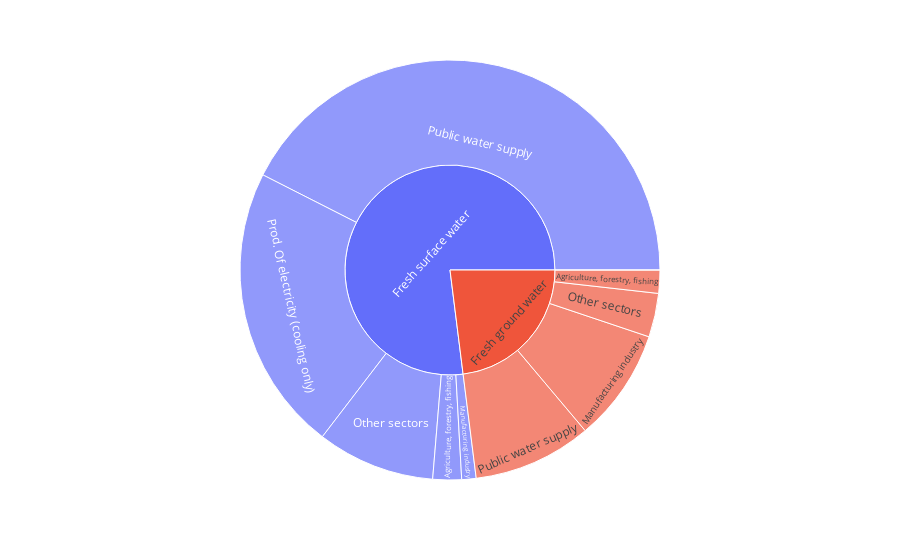

This figure's notebook cell:
### Code cell
import plotly.express as px
data_path = DATA_PATH+'Terrestrial_Domain/4.13AnthropogenicWaterUse/Figure4.26/'
data_csv = data_path + 'Figure4.26_data.csv'
df = pd.read_csv(data_csv, index_col=0)
pxFig = px.sunburst(df, path=['water_source','sector',], values='sum__annual__freshwater_abstraction')
pxFig.show()

### Figure 1 — Plotly figure (JSON) as saved in the notebook; plotly's stock layout.template omitted (floating-point values rounded to 4 significant figures)
{"data": [{"branchvalues": "total", "domain": {"x": [0, 1], "y": [0, 1]}, "hovertemplate": "labels=%{label}<br>sum__annual__freshwater_abstraction=%{value}<br>parent=%{parent}<br>id=%{id}<extra></extra>", "ids": ["Fresh ground water/Agriculture, forestry, fishing", "Fresh surface water/Agriculture, forestry, fishing", "Fresh ground water/Manufacturing industry", "Fresh surface water/Manufacturing industry", "Fresh ground water/Other sectors", "Fresh surface water/Other sectors", "Fresh ground water/Prod. Of electricity (cooling only)", "Fresh surface water/Prod. Of electricity (cooling only)", "Fresh ground water/Public water supply", "Fresh surface water/Public water supply", "Fresh ground water", "Fresh surface water"], "labels": ["Agriculture, forestry, fishing", "Agriculture, forestry, fishing", "Manufacturing industry", "Manufacturing industry", "Other sectors", "Other sectors", "Prod. Of electricity (cooling only)", "Prod. Of electricity (cooling only)", "Public water supply", "Public water supply", "Fresh ground water", "Fresh surface water"], "name": "", "parents": ["Fresh ground water", "Fresh surface water", "Fresh ground water", "Fresh surface water", "Fresh ground water", "Fresh surface water", "Fresh ground water", "Fresh surface water", "Fresh ground water", "Fresh surface water", "", ""], "type": "sunburst", "values": [29, 36, 142, 18, 54.94, 148, 0.06, 360, 149, 693, 375, 1255]}], "layout": {"legend": {"tracegroupgap": 0}, "margin": {"t": 60}}}
